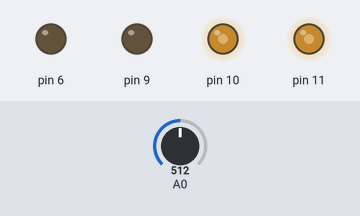
This sketch was run on a simulated Arduino Uno, built with avr-gcc and run on an emulated ATmega328P. Parts: output pins drawn as LEDs (lit = HIGH). Dashed ring = blinking. Inputs (shaded band) come from the test bench; at power-on: A0 = 512.

Above: at 1.2 s.
1.3 s: A0 set to 122
At 1.47 s:
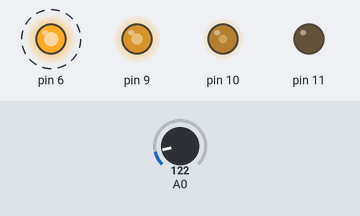
4.3 s: A0 set to 0
At 5.5 s:
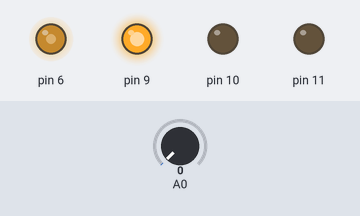
5.8 s: A0 set to 306
At 8.3 s:
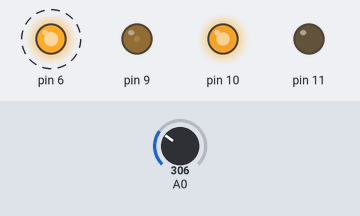
8.8 s: A0 set to 351
At 9.8 s:
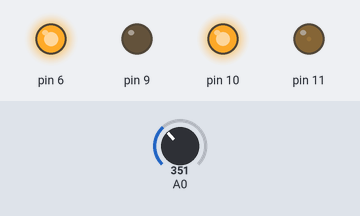
11.8 s: A0 set to 511
At 12.1 s:
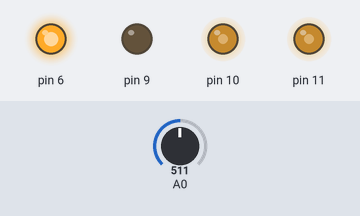
Timing chart, 0 to 15.8 s (numbered marks = the images above; inputs shaded):
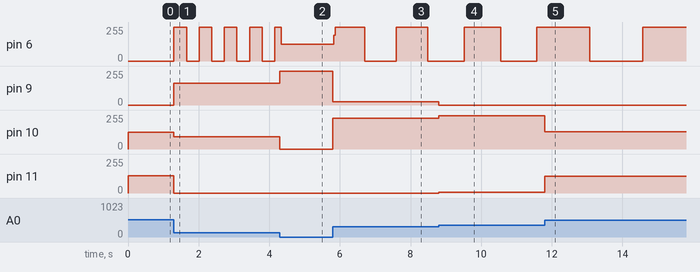

Measured:
- after the input at 1.3 s, pin 9: 0/255 → 164/255 at once; pin 10: 127/255 → 91/255 at once; pin 11: 128/255 → 0/255 at once
- after the input at 4.3 s, pin 9: 164/255 → 255/255 at once; pin 10: 91/255 → 0/255 at once
- after the input at 5.8 s, pin 6: alternates 255/255 for 0.89 s and 0/255 for 0.90 s, starting at once; pin 9: 255/255 → 26/255 at once; pin 10: 0/255 → 229/255 at once
- after the input at 8.8 s, pin 9: 26/255 → 0/255 at once; pin 10: 229/255 → 248/255 at once; pin 11: 0/255 → 7/255 at once
- after the input at 11.8 s, pin 10: 248/255 → 128/255 at once; pin 11: 7/255 → 127/255 at once
- by itself, pin 6: alternates 255/255 for 0.36 s and 0/255 for 0.36 s

The sketch:

code.ino
```cpp
// C++ code
unsigned long prevtime=0;
void setup()
{
  pinMode(9, OUTPUT);
  pinMode(10, OUTPUT);
  pinMode(11, OUTPUT);
  pinMode(6,OUTPUT);
}

void loop()
{
  int r,g,b=0;
  int pval=analogRead(A0);
  int delaytime=map(pval,0,1023,0,3000);
  if(pval<341){
    r=map(pval,0,340,255,0);
    g=map(pval,0,340,0,255);
    b=0;
  }
  else if (pval < 682) {
    r = 0;
    g = map(pval,341,681,255,0);
    b = map(pval,341,681,0,255);
  }
  else {
    r = map(pval,682,1023,0,255);
    g = 0;
    b = map(pval,682,1023,255,0);
  }


  analogWrite(9,r);
  analogWrite(10,g);
  analogWrite(11,b);

  if(millis()-prevtime>=delaytime){
    prevtime=millis();
    digitalWrite(6,!digitalRead(6));
  }

}
```
